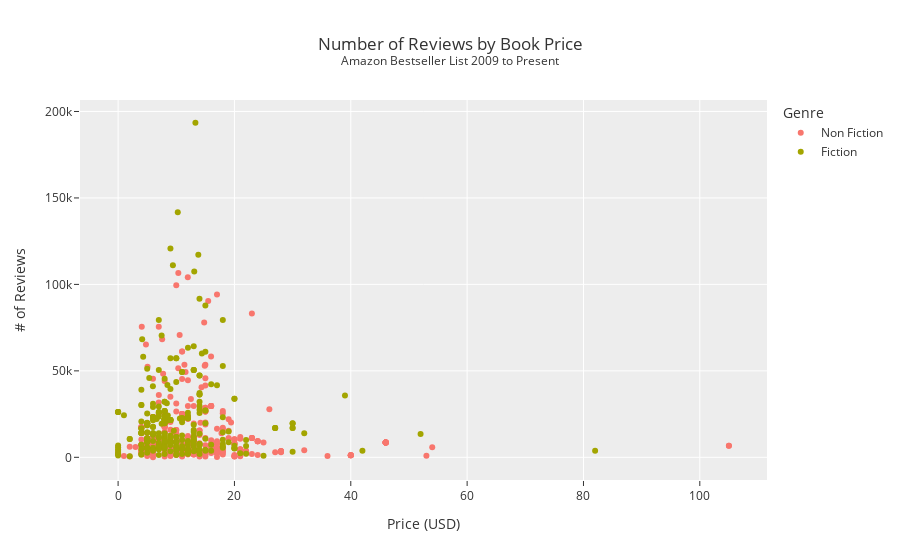

The notebook cell this image was saved under:
### Code cell
fig = px.scatter(books, x="Price",y="Reviews",
            title="Number of Reviews by Book Price<br><sup>Amazon Bestseller List 2009 to Present</sup>",
            labels={"Reviews": "# of Reviews", "Price": "Price (USD)"},
            color="Genre",
            template="ggplot2")
fig.show()

### Figure 1 — Plotly figure (JSON) as saved in the notebook; plotly's stock layout.template omitted (floating-point values rounded to 4 significant figures; data arrays with more than 128 entries replaced by an {"elided": "..."} marker saying what was removed)
{"data": [{"hovertemplate": "Genre=Non Fiction<br>Price (USD)=%{x}<br># of Reviews=%{y}<extra></extra>", "legendgroup": "Non Fiction", "marker": {"color": "#F8766D", "symbol": "circle"}, "mode": "markers", "name": "Non Fiction", "orientation": "v", "showlegend": true, "x": {"elided": "363 float values"}, "xaxis": "x", "y": {"elided": "363 int values"}, "yaxis": "y", "type": "scatter"}, {"hovertemplate": "Genre=Fiction<br>Price (USD)=%{x}<br># of Reviews=%{y}<extra></extra>", "legendgroup": "Fiction", "marker": {"color": "#A3A500", "symbol": "circle"}, "mode": "markers", "name": "Fiction", "orientation": "v", "showlegend": true, "x": {"elided": "287 float values"}, "xaxis": "x", "y": {"elided": "287 int values"}, "yaxis": "y", "type": "scatter"}], "layout": {"xaxis": {"anchor": "y", "domain": [0, 1], "title": {"text": "Price (USD)"}}, "yaxis": {"anchor": "x", "domain": [0, 1], "title": {"text": "# of Reviews"}}, "legend": {"title": {"text": "Genre"}, "tracegroupgap": 0}, "title": {"text": "Number of Reviews by Book Price<br><sup>Amazon Bestseller List 2009 to Present</sup>"}}}
